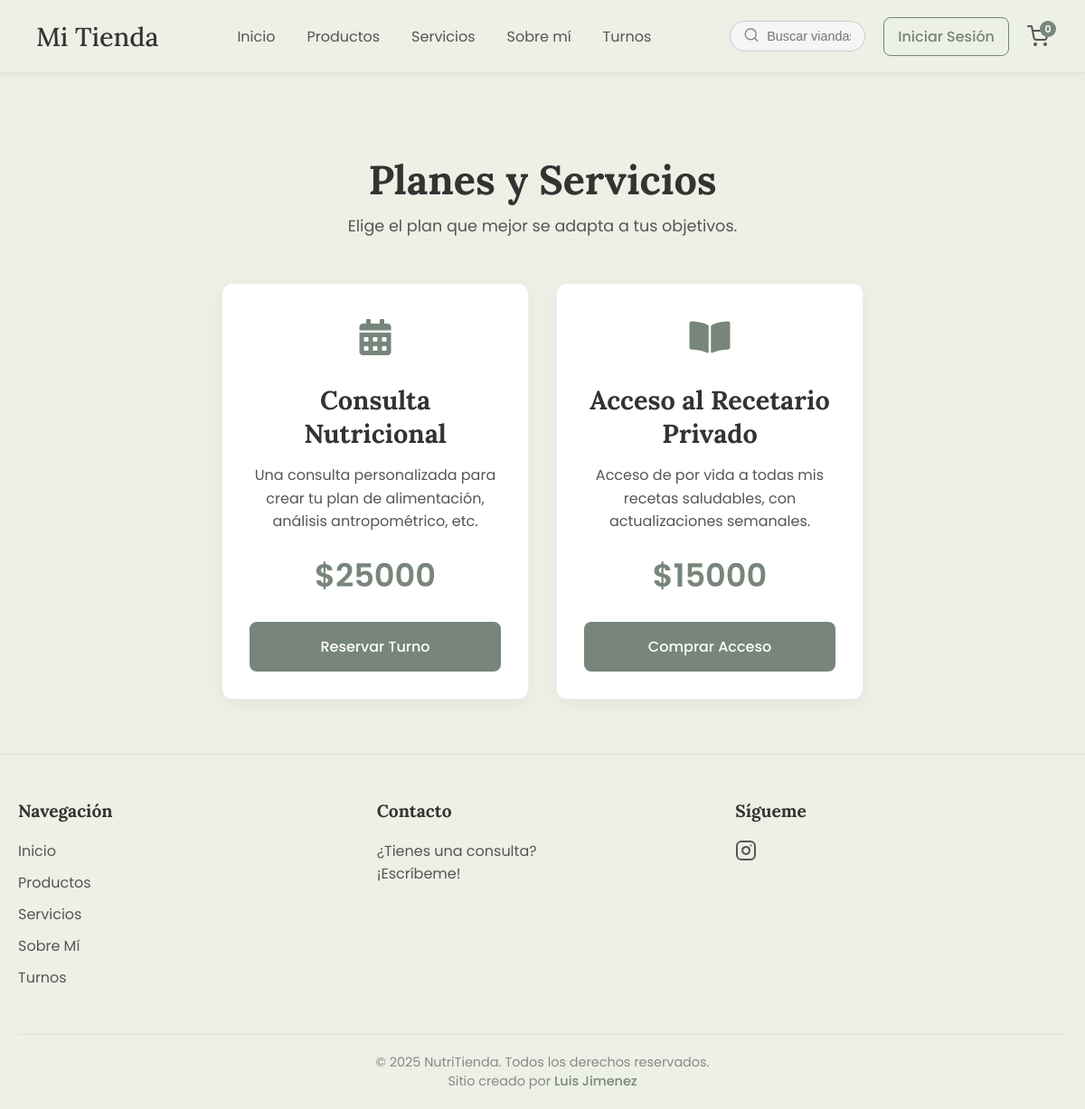
The app's page /servicios/ with its own data.
### configuracion/models.py (models this page shows, shortened)
class Servicio(models.Model):
    TIPO_SERVICIO_CHOICES = [
        ('TURNO', 'Consulta (Enlaza al Calendario de Turnos)'),
        ('RECETARIO', 'Recetario (Genera un Pago Directo)'),
    ]
    nombre = models.CharField(max_length=100, verbose_name="Nombre del Servicio")
    descripcion = models.TextField(verbose_name="Descripción Corta", help_text="Un párrafo corto explicando el servicio.")
    precio = models.DecimalField(max_digits=10, decimal_places=2, verbose_name="Precio (ej: 25000.00)")
    tipo_servicio = models.CharField(max_length=10, choices=TIPO_SERVICIO_CHOICES, default='TURNO', verbose_name="Tipo de Botón", help_text="Esto define qué hace el botón 'Contratar': enlazar al calendario o generar un pago.")
    icono = models.CharField(max_length=50, blank=True, null=True, verbose_name="Icono (Clase de Font Awesome)", help_text="Opcional. Ej: 'fas fa-calendar-alt' o 'fas fa-book-open'")
    orden = models.PositiveIntegerField(default=0, help_text="Define el orden de aparición (menor número primero).")
    activo = models.BooleanField(default=True, verbose_name="¿Mostrar este servicio en la página?")
    class Meta:
        verbose_name = "Servicio / Plan"
        verbose_name_plural = "Servicios / Planes"
        ordering = ['orden']

class AparienciaConfig(models.Model):
    logo_sitio = ProcessedImageField(
        upload_to='logos/',
        processors=[Transpose(), ResizeToFit(height=80)], # Redimensionar por altura (máx 80px de alto)
        format='PNG', # Conservar PNG para logos transparentes
        options={'quality': 90},
        blank=True, null=True, verbose_name="Logo del Sitio (Navbar)"
    )
    color_fondo_body = ColorField(default='#ECF0E5', verbose_name="Color de Fondo Principal")
    color_carrito_activo = ColorField(default='#E74C3C', verbose_name="Color Contador Carrito (con items)", help_text="Color del círculo numérico del carrito cuando tiene productos.")
    navbar_color_fondo = ColorField(default='#FFFFFF', verbose_name="Color de Fondo (Navbar y Footer)")
    navbar_color_enlaces = ColorField(default='#555555', verbose_name="Color de Texto (Enlaces del Nav)")
    class EstilosTarjeta(models.TextChoices):
        SIMPLE = 'simple', 'Estilo Simple (Actual)'
        HOT_SALE = 'hot_sale', 'Estilo "Hot Sale" (Con insignia)'
        HARVEST = 'harvest', 'Estilo "Harvest" (Vase)'
    estilo_tarjeta_producto = models.CharField(max_length=20, choices=EstilosTarjeta.choices, default=EstilosTarjeta.SIMPLE, verbose_name="Estilo de Tarjetas de Producto", help_text="Elige el diseño que se usará para mostrar los productos en el catálogo.")
    class FuentesTarjeta(models.TextChoices):
        DEFAULT = '"Poppins", sans-serif', 'Fuente Principal (Poppins)'
        SERIF = '"Lora", serif', 'Fuente Elegante (Lora)'
        MODERNA = '"Segoe UI", sans-serif', 'Fuente Moderna (Segoe UI)'
    fuente_tarjetas = models.CharField(max_length=50, choices=FuentesTarjeta.choices, default=FuentesTarjeta.DEFAULT, verbose_name="Tipografía de Tarjetas")
    color_titulo_tarjeta = ColorField(default='#18181B', verbose_name="Color Título (Tarjetas)")
    color_desc_tarjeta = ColorField(default='#52525B', verbose_name="Color Descripción (Tarjetas)")
    boton_color_principal_fondo = ColorField(default='#78857A', verbose_name="Color Principal (Botones)")
    boton_color_principal_texto = ColorField(default='#FFFFFF', verbose_name="Color de Texto (Botones)")
    boton_color_principal_hover = ColorField(default='#647066', verbose_name="Color Hover (Botones)")
    boton_color_secundario_borde = ColorField(default='#78857A', verbose_name="Color Secundario (Borde y Texto)")
    card_btn_principal_fondo = ColorField(default='#78857A', verbose_name="[Tarjeta] Color Principal (Fondo)")
    card_btn_principal_texto = ColorField(default='#FFFFFF', verbose_name="[Tarjeta] Color Principal (Texto)")
    card_btn_principal_hover = ColorField(default='#647066', verbose_name="[Tarjeta] Color Principal (Hover)")
    card_btn_secundario_borde = ColorField(default='#78857A', verbose_name="[Tarjeta] Color Secundario (Borde)")
    footer_col_contacto_titulo = models.CharField(max_length=50, default="Contacto", verbose_name="Título Columna Contacto")
    footer_col_contacto_texto = models.TextField(max_length=200, default="¿Tienes una consulta? <br> ¡Escríbeme!", verbose_name="Texto Columna Contacto", blank=True)
    footer_link_instagram = models.URLField(max_length=255, blank=True, null=True, verbose_name="Enlace Instagram", help_text="URL completa (ej: https://instagram.com/...)")
    footer_link_whatsapp = models.URLField(max_length=255, blank=True, null=True, verbose_name="Enlace WhatsApp", help_text="URL completa (ej: https://wa.me/123456...)")
    footer_texto_creditos = models.CharField(max_length=100, default="Luis Jiménez", verbose_name="Nombre Creador (Footer)")
    class Meta:
        verbose_name = "Configuración de Apariencia"
        verbose_name_plural = "Configuración de Apariencia"

### core/views.py (the view)
# urls.py: path('servicios/', views.servicios_view, name='servicios'),
def servicios_view(request):
    servicios = Servicio.objects.filter(activo=True).order_by('orden')
    contexto = {
        'servicios': servicios
    }
    return render(request, 'core/servicios.html', contexto)

### configuracion/context_processors.py (called while the page is built)
def apariencia_context(request):
    config = AparienciaConfig.objects.first()
    if not config:
        config_data = {
            'logo_sitio': None,
            'color_fondo_body': '#ECF0E5',
            'navbar_color_fondo': '#FFFFFF',
            'navbar_color_enlaces': '#555555',
            'boton_color_principal_fondo': '#78857A',
            'boton_color_principal_texto': '#FFFFFF',
            'boton_color_principal_hover': '#647066',
            'boton_color_secundario_borde': '#78857A',
             'color_carrito_activo': '#E74C3C',
        }
    else:
        config_data = config
    return {'apariencia_config': config_data}

### templates/core/servicios.html
{% extends 'base.html' %}
{% load static %}
{% block extra_css %}
  <link rel="stylesheet" href="{% static 'css/pages/servicios.css' %}">
  <link rel="stylesheet" href="https://cdnjs.cloudflare.com/ajax/libs/font-awesome/5.15.4/css/all.min.css">
{% endblock %}
{% block content %}
<div class="servicios-wrapper">
    <div class="servicios-header">
        <h1 class="servicios-titulo">Planes y Servicios</h1>
        <p class="servicios-subtitulo">Elige el plan que mejor se adapta a tus objetivos.</p>
    </div>
    <div class="plan-grid">
        {% for servicio in servicios %}
        <div class="plan-card">
            {% if servicio.icono %}
            <div class="plan-icon">
                <i class="{{ servicio.icono }}"></i>
            </div>
            {% endif %}
            <h3 class="plan-nombre">{{ servicio.nombre }}</h3>
            <p class="plan-descripcion">{{ servicio.descripcion }}</p>
            <div class="plan-precio">
                ${{ servicio.precio|floatformat:0 }}
            </div>
            {% if servicio.tipo_servicio == 'TURNO' %}
                <a href="{% url 'calendario' %}" class="btn-principal">
                    Reservar Turno
                </a>
            {% elif servicio.tipo_servicio == 'RECETARIO' %}
                <a href="{% url 'checkout_recetario' %}" class="btn-principal">
                    Comprar Acceso
                </a>
            {% endif %}
        </div>
        {% endfor %}
    </div>
</div>
{% endblock %}

### templates/footer_content.html (shortened to what this page needs)
{% load static %}
<footer class="site-footer">
    <div class="footer-container">
        <div class="footer-column">
            <h4>Navegación</h4>
            <ul>
                <li><a href="{% url 'inicio' %}">Inicio</a></li>
                <li><a href="{% url 'lista_productos' %}">Productos</a></li>
                <li><a href="{% url 'servicios' %}">Servicios</a></li>
                <li><a href="{% url 'sobre_mi' %}">Sobre Mí</a></li>
                <li><a href="{% url 'calendario' %}">Turnos</a></li>
            </ul>
        </div>
        <div class="footer-column">
            <h4>{{ apariencia_config.footer_col_contacto_titulo|default:"Contacto" }}</h4>
            <p>{{ apariencia_config.footer_col_contacto_texto|safe|default:"¿Tienes una consulta? <br> ¡Escríbeme!" }}</p>
        </div>
        <div class="footer-column">
            <h4>Sígueme</h4>
            <div class="footer-social">
                {% if apariencia_config.footer_link_instagram %}
                <a href="{{ apariencia_config.footer_link_instagram }}" target="_blank" aria-label="Instagram">
                </a>
                {% endif %}
            </div>
        </div>
    </div>
    <div class="footer-bottom">
        <p>&copy; {% now "Y" %} NutriTienda. Todos los derechos reservados.</p>
        <p class="creator-credit">Sitio creado por <a href="#" target="_blank">{{ apariencia_config.footer_texto_creditos|default:"Luis Jiménez" }}</a></p>
    </div>
</footer>

### static/css/base/global.css (style rules this page uses)
* { margin: 0; padding: 0; box-sizing: border-box; }
body { font-family: "Poppins", sans-serif; background-color: var(--color-fondo-body, #ecf0e5); color: #333; padding-top: 85px; }
.site-footer { background-color: var(--color-footer, #ffffff); color: #555; padding: 50px 20px 0; border-top: 1px solid #e0e0e0; }
.footer-container { max-width: 1200px; margin: 0 auto; display: flex; justify-content: space-between; flex-wrap: wrap; gap: 30px; padding-bottom: 40px; }
.footer-column { flex: 1; min-width: 200px; }
.footer-column h4 { font-family: "Lora", serif; font-size: 1.2rem; color: #333; margin-bottom: 20px; }
.footer-column ul { list-style: none; padding: 0; }
.footer-column ul li { margin-bottom: 10px; }
.footer-column a { text-decoration: none; color: #555; transition: color 0.3s ease; }
.footer-social { display: flex; gap: 20px; }
.footer-social svg { transition: all 0.3s ease; }
.footer-bottom { border-top: 1px solid #e0e0e0; padding: 20px 0; text-align: center; font-size: 0.9rem; color: #888; }
.creator-credit a { color: var(--color-btn-principal-fondo, #78857a); font-weight: 500; text-decoration: none; }
.btn-elegante, .btn-principal, .btn-secundario, .btn-checkout, .login-button { font-family: "Poppins", sans-serif; font-weight: 500; text-align: center; border-radius: 8px; cursor: pointer; transition: all 0.3s ease; text-decoration: none; }
.btn-principal { background-color: var(--color-btn-principal-fondo, #78857a); color: var(--color-btn-principal-texto, #fff); border: none; padding: 12px 25px; }

### static/css/pages/servicios.css (style rules this page uses)
.servicios-wrapper { max-width: 1100px; margin: 40px auto; padding: 20px; }
.servicios-header { text-align: center; margin-bottom: 50px; }
.servicios-titulo { font-family: 'Lora', serif; font-size: 2.8rem; color: #333; margin-bottom: 10px; }
.servicios-subtitulo { font-size: 1.1rem; color: #555; }
.plan-grid { display: flex; justify-content: center; align-items: stretch; flex-wrap: wrap; gap: 30px; }
.plan-card { background-color: #fff; border-radius: 12px; box-shadow: 0 5px 20px rgba(0, 0, 0, 0.05); border: 1px solid #eee; width: 340px; padding: 30px; text-align: center; display: flex; flex-direction: column; }
.plan-icon { font-size: 2.5rem; color: var(--color-btn-principal-fondo, #78857a); margin-bottom: 20px; }
.plan-nombre { font-family: 'Lora', serif; font-size: 1.8rem; color: #333; margin-bottom: 15px; }
.plan-descripcion { font-size: 1rem; line-height: 1.6; color: #555; flex-grow: 1; margin-bottom: 20px; }
.plan-precio { font-family: 'Poppins', sans-serif; font-size: 2.2rem; font-weight: 600; color: var(--color-btn-principal-fondo, #78857a); margin-bottom: 25px; }
.plan-card .btn-principal { display: block; width: 100%; padding: 15px; font-size: 1rem; }

### records on screen
Servicio: nombre "Consulta Nutricional", descripcion "Una consulta personalizada para crear tu plan de alimentación, análisis antropométrico, etc.", precio "25000", tipo_servicio "Reservar Turno"
Servicio: nombre "Acceso al Recetario Privado", descripcion "Acceso de por vida a todas mis recetas saludables, con actualizaciones semanales.", precio "15000", tipo_servicio "Comprar Acceso"
AparienciaConfig: footer_col_contacto_titulo "Contacto", footer_col_contacto_texto "¿Tienes una consulta? ¡Escríbeme!", footer_texto_creditos "Luis Jimenez"
